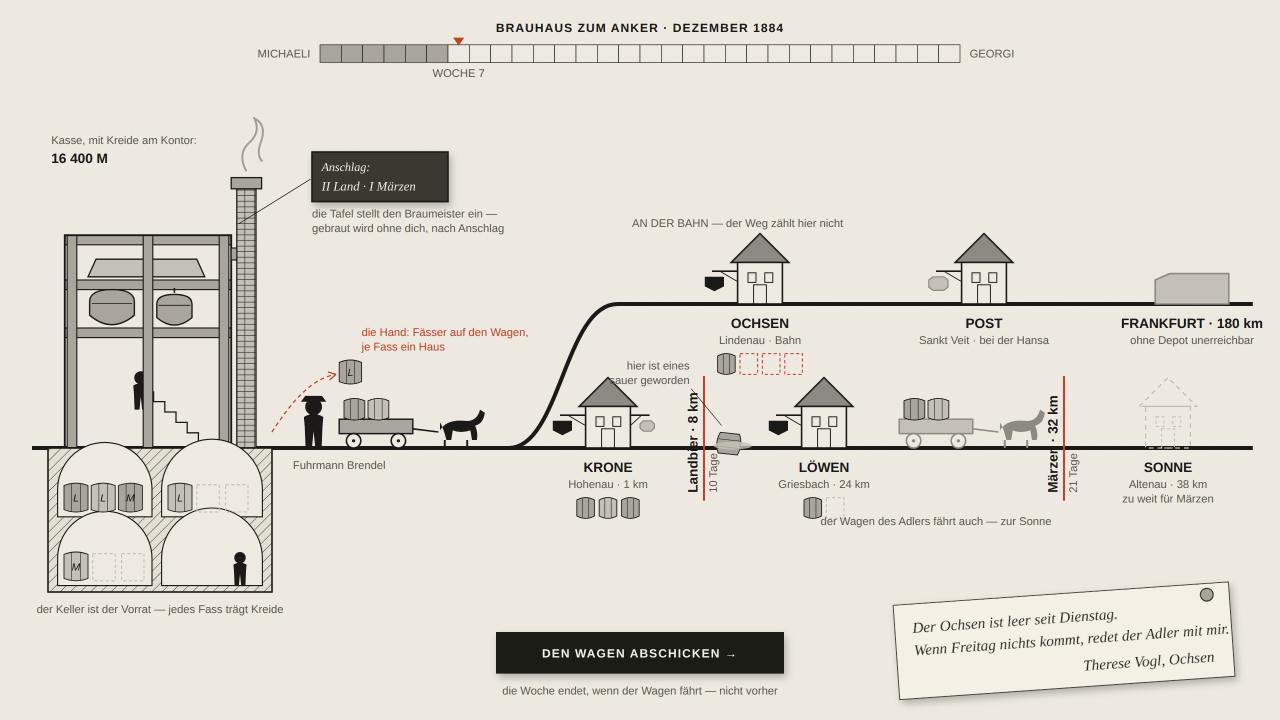
#> input picture design/vorschlag-fuhre/bild.png, 2560 x 1440 px (shown at 1/2 size)
$ python staub.py ../../../design/vorschlag-fuhre/bild.png
#> lines starting #> are read from the running program, lines starting #| are printed output that depends on the picture; after the words box and inside, x2 and y2 are one past the last pixel; in counts of white or black regions, pixels touching at a corner belong together
#!/usr/bin/env python3
"""STAUB — ein Fleck, der einem Bild den Boden wegzieht.

Runde 6 ging unter anderem an dieser Datei zurueck:

    bild/hof/pferdestall.png hat 17,1 Prozent leeren Rand unten (jede andere
    der 32 Hofdateien hoechstens 2,1). Mit anker:'unten' malt der Stall
    deshalb bei 64,1 Prozent Buehnenhoehe, traegt aber den z-Index 680.

Nachgemessen ist der leere Rand kein Zeichenfehler, sondern ein Staubkorn:
bei y = 748..768 stehen einzelne Pixel mit Alpha 1..12 — unsichtbar, aber
gross genug, dass die Freistellung den Rahmen bis dorthin aufzieht. Das Bild
haengt seither 17 Prozent seiner Hoehe ueber dem eigenen Fuss.

    python3 werkbank/schuss/stadt-r7/staub.py <bild.png> [--schwelle 25]
                                              [--kleinstes 400] [--rand 14]

Schreibt die Datei an Ort und Stelle neu: Alpha unter der Schwelle wird 0,
zu kleine Inseln fallen weg, dann auf die Umrandung zuschneiden und denselben
weichen Rand anlegen wie freistellen.py (zwei Reihen frei, acht weich).
"""
import sys

import numpy as np
import scipy.ndimage as ndi
from PIL import Image

datei = sys.argv[1]


def zahl(name, vorgabe):
    return int(sys.argv[sys.argv.index(name) + 1]) if name in sys.argv else vorgabe


schwelle = zahl('--schwelle', 25)
kleinstes = zahl('--kleinstes', 400)
rand = zahl('--rand', 14)

im = Image.open(datei).convert('RGBA')
b = np.asarray(im).copy()
a = b[:, :, 3].astype(np.int16)
#> a: shape (1440, 2560) int16; every value is 255
H0, W0 = a.shape
#> H0 = 1440; W0 = 2560

a[a < schwelle] = 0
mark, n = ndi.label(a > 0)
#> mark: shape (1440, 2560) int32; every value is 1
#> n = 1
if n:
    zaehlung = np.bincount(mark.ravel(), minlength=n + 1)
#> zaehlung = [0, 3686400]
    klein = np.isin(mark, np.where(zaehlung < kleinstes)[0])
#> klein: shape (1440, 2560) bool; every value is 0
    klein &= mark > 0
    a[klein] = 0

ys, xs = np.where(a > 0)
y0, y1, x0, x1 = ys.min(), ys.max() + 1, xs.min(), xs.max() + 1
#> y0 = 0; y1 = 1440; x0 = 0; x1 = 2560
rgb = b[y0:y1, x0:x1, :3]
#> rgb is the input picture: shape (1440, 2560, 3); mean R, G, B 223.3, 219.3, 210.7
al = a[y0:y1, x0:x1].astype(np.uint8)
#> al: shape (1440, 2560); every value is 255

H, W = al.shape
#> H = 1440; W = 2560
neu = np.zeros((H + 2 * rand, W + 2 * rand, 4), dtype=np.uint8)
neu[rand:rand + H, rand:rand + W, :3] = rgb
neu[rand:rand + H, rand:rand + W, 3] = al
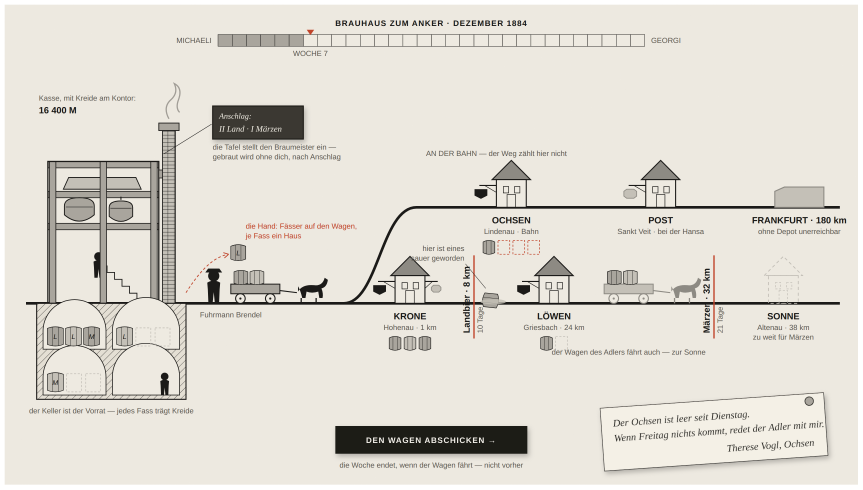
#> neu: shape (1468, 2588, 4) (shown at 1/3 size); mean R, G, B, A 216.6, 212.8, 204.4, 247.4; transparent parts drawn white

A = neu[:, :, 3].astype(np.float32)
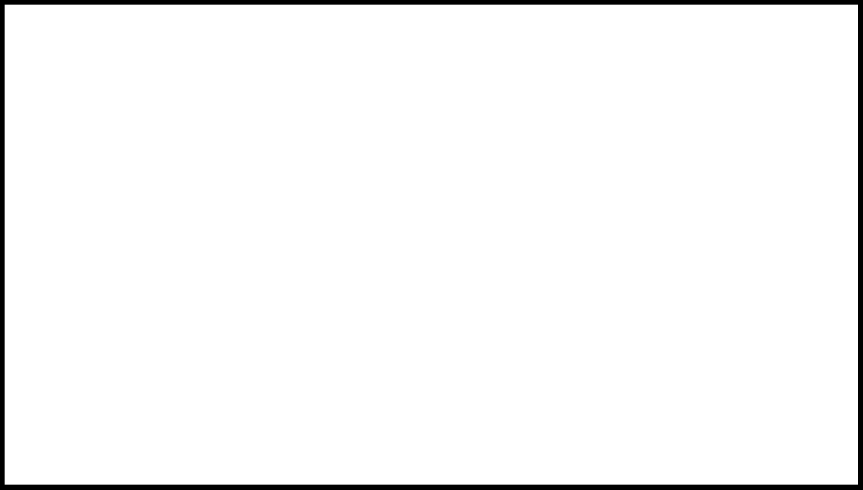
#> A: shape (1468, 2588) float32 (shown at 1/3 size); 97% white; 1 black region, box (x1, y1, x2, y2) and area: (0, 0, 2588, 1468) 112784
yy, xx = np.mgrid[0:A.shape[0], 0:A.shape[1]]
d = np.minimum.reduce([yy, xx, A.shape[0] - 1 - yy, A.shape[1] - 1 - xx]).astype(np.float32)
A *= np.clip((d - 1.0) / 8.0, 0, 1)
neu[:, :, 3] = A.astype(np.uint8)

Image.fromarray(neu, 'RGBA').save(datei)
k = neu[:, :, 3]
print(f'{datei}  {W0}x{H0} -> {neu.shape[1]}x{neu.shape[0]}  '
      f'Kante max Alpha: {max(k[0].max(), k[-1].max(), k[:, 0].max(), k[:, -1].max())}')
#| ../../../design/vorschlag-fuhre/bild.png  2560x1440 -> 2588x1468  Kante max Alpha: 0
